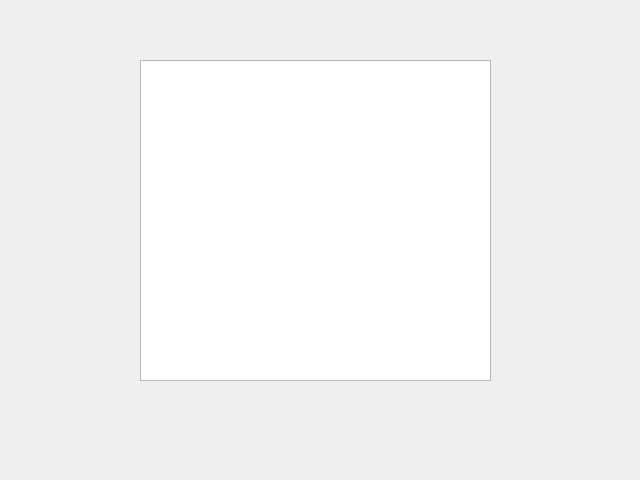
<?xml version="1.0" encoding="UTF-8"?>
<ui version="4.0">
 <class>notifications</class>
 <widget class="QDialog" name="notifications">
  <property name="geometry">
   <rect>
    <x>0</x>
    <y>0</y>
    <width>640</width>
    <height>480</height>
   </rect>
  </property>
  <property name="windowTitle">
   <string>Dialog</string>
  </property>
  <widget class="QListWidget" name="listWidget">
   <property name="geometry">
    <rect>
     <x>140</x>
     <y>60</y>
     <width>351</width>
     <height>321</height>
    </rect>
   </property>
  </widget>
 </widget>
 <resources/>
 <connections/>
</ui>
